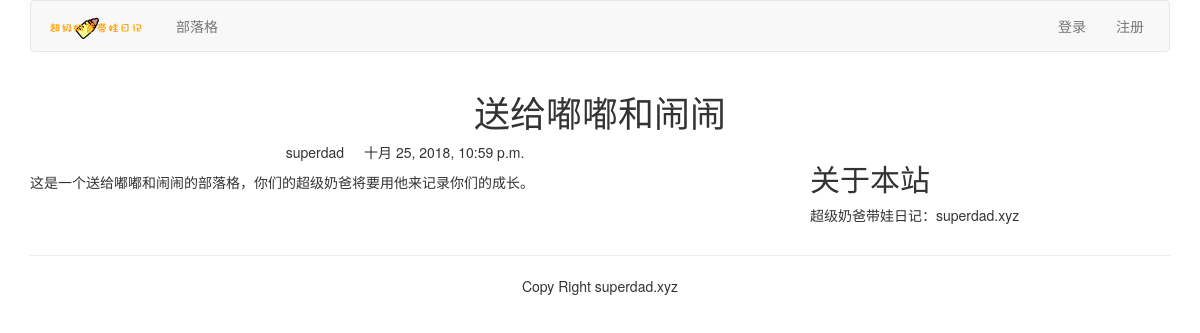
Page /blog/1/ on the committed database.
### blog/models.py (models this page shows, shortened)
class blogarticles(models.Model):
    title = models.CharField(max_length=300)
    author = models.ForeignKey(User,related_name="blog_posts",on_delete=models.CASCADE)
    body = models.TextField()
    publish =models.DateTimeField(default=timezone.now)
    class Meta:
        ordering = ("-publish",)

### blog/views.py (the view)
# urls.py: path("<article_id>/",views.blog_article,name="blog_article"),
def blog_article(request,article_id):
    article = get_object_or_404(blogarticles,id=article_id)
    pub=article.publish
    return render(request, "blog/content.html", {"article":article, "publish":pub })

### templates/blog/content.html (shortened to what this page needs)
{% extends "base.html" %}
{% block content %}
<div class="row text-center vertical-middle-sm">
    <h1>{{ article.title }}</h1>
</div>
<div class="row">
    <div class="col-xs-12 col-md-8">
        <p class="text-center"><span>{{ article.author.username }}</span><span style="margin-left:20px">{{ publish }}</span></p>
        <div>{{ article.body }}</div>
    </div>
    <div class="col-xs-6 col-md-4">
        <h2>关于本站</h2>
        <p>超级奶爸带娃日记：superdad.xyz</p>
    </div>
</div>
{% endblock %}

### rows in the picture
blogarticles: title "送给嘟嘟和闹闹", author.username "superdad", publish "十月 25, 2018, 10:59 p.m.", body "这是一个送给嘟嘟和闹闹的部落格，你们的超级奶爸将要用他来记录你们的成长。"
